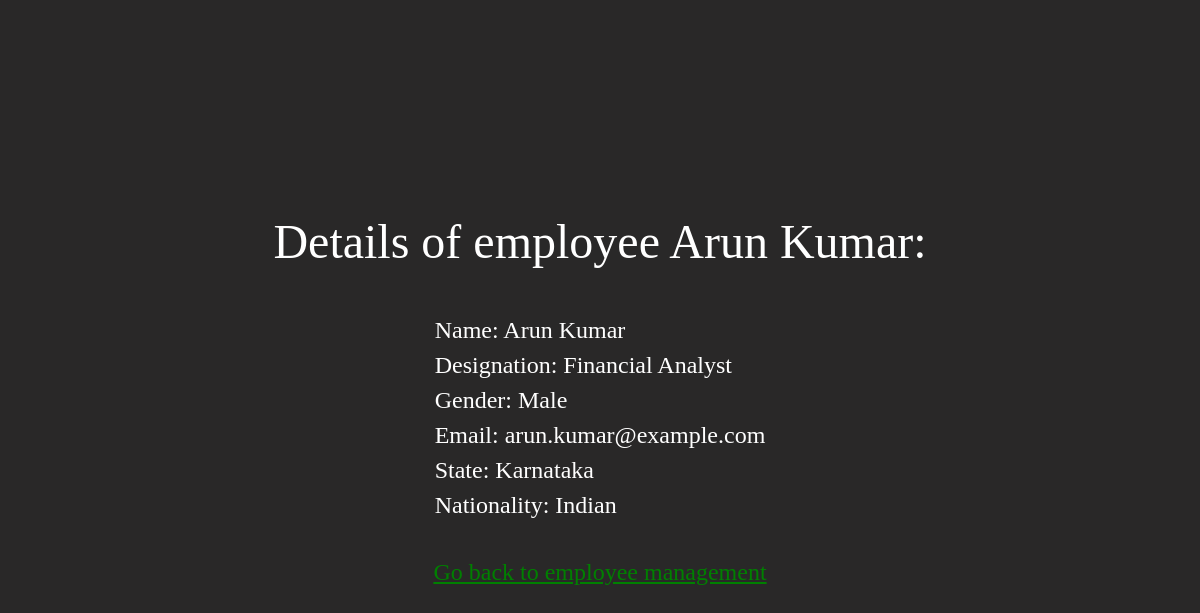
The page /employee_management/view/4 on the database its author committed.
### employee_management/models.py (models this page shows, shortened)
class Employee(models.Model):
    name = models.CharField(max_length = 100)
    designation = models.CharField(max_length = 50)
    gender = models.CharField(max_length = 20)
    state = models.CharField(max_length = 50)
    nationality = models.CharField(max_length = 50)
    email = models.EmailField()

### employee_management/views.py (the view)
# urls.py: path('view/<int:emp_id>', views.view, name = 'view'),
def view(request, emp_id):
    data = get_object_or_404(Employee, id = emp_id)
    return render(request, 'employee_management/view.html', {'data': data})

### employee_management/templates/employee_management/view.html (shortened to what this page needs)
{% load static %}
<!DOCTYPE html>
<html lang="en">
<head>
    <link rel="stylesheet" href="{% static 'employee_management/css/view.css' %}">
</head>
<body>
    <div class="view-main-wrap">
        <div class="view-main-heading">Details of employee {{data.name}}:</div>
        <div>
            <div class="view-employee-details">Name: {{data.name}}</div>
            <div class="view-employee-details">Designation: {{data.designation}}</div>
            <div class="view-employee-details">Gender: {{data.gender}}</div>
            <div class="view-employee-details">Email: {{data.email}}</div>
            <div class="view-employee-details">State: {{data.state}}</div>
            <div class="view-employee-details">Nationality: {{data.nationality}}</div>
        </div>
        <div class="view-nav-wrap"><a href="{% url 'manage' %}" class="view-nav">Go back to employee management</a></div>
    </div>
</body>
</html>

### employee_management/static/employee_management/css/view.css (style rules this page uses)
body { margin: 0px; }
.view-main-wrap { background-color: rgb(41, 40, 40); height: 100vh; color: white; display: flex; flex-direction: column; justify-content: center; align-items: center; }
.view-main-heading { font-size: 3rem; margin-bottom: 3rem; }
.view-employee-details { font-size: 1.5rem; margin-bottom: 0.5rem; }
.view-nav-wrap { margin-top: 2rem; }
.view-nav { font-size: 1.5rem; color: green; }

### rows shown on the page
Employee: name "Arun Kumar", designation "Financial Analyst", gender "Male", email "arun.kumar@example.com", state "Karnataka", nationality "Indian"
